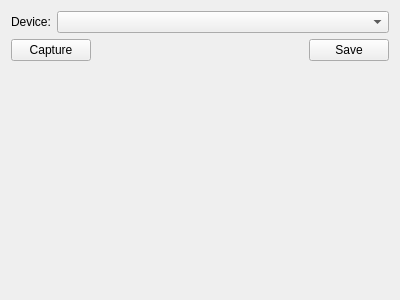
<?xml version="1.0" encoding="UTF-8"?>
<ui version="4.0">
 <class>CameraPanel</class>
 <widget class="QWidget" name="CameraPanel">
  <property name="geometry">
   <rect>
    <x>0</x>
    <y>0</y>
    <width>400</width>
    <height>300</height>
   </rect>
  </property>
  <property name="sizePolicy">
   <sizepolicy hsizetype="Preferred" vsizetype="Preferred">
    <horstretch>0</horstretch>
    <verstretch>0</verstretch>
   </sizepolicy>
  </property>
  <property name="windowTitle">
   <string>Camera panel</string>
  </property>
  <layout class="QVBoxLayout" name="verticalLayout">
   <item>
    <layout class="QFormLayout" name="formLayout">
     <property name="fieldGrowthPolicy">
      <enum>QFormLayout::AllNonFixedFieldsGrow</enum>
     </property>
     <item row="0" column="0">
      <widget class="QLabel" name="deviceLabel">
       <property name="text">
        <string>Device:</string>
       </property>
      </widget>
     </item>
     <item row="0" column="1">
      <widget class="QComboBox" name="deviceValue">
       <property name="sizePolicy">
        <sizepolicy hsizetype="Ignored" vsizetype="Fixed">
         <horstretch>0</horstretch>
         <verstretch>0</verstretch>
        </sizepolicy>
       </property>
      </widget>
     </item>
    </layout>
   </item>
   <item>
    <layout class="QGridLayout" name="gridLayout">
     <item row="0" column="1">
      <spacer name="horizontalSpacer">
       <property name="orientation">
        <enum>Qt::Horizontal</enum>
       </property>
       <property name="sizeHint" stdset="0">
        <size>
         <width>40</width>
         <height>20</height>
        </size>
       </property>
      </spacer>
     </item>
     <item row="0" column="2">
      <widget class="QPushButton" name="saveButton">
       <property name="text">
        <string>Save</string>
       </property>
      </widget>
     </item>
     <item row="0" column="0">
      <widget class="QPushButton" name="captureButton">
       <property name="text">
        <string>Capture</string>
       </property>
      </widget>
     </item>
    </layout>
   </item>
   <item>
    <spacer name="verticalSpacer">
     <property name="orientation">
      <enum>Qt::Vertical</enum>
     </property>
     <property name="sizeHint" stdset="0">
      <size>
       <width>20</width>
       <height>40</height>
      </size>
     </property>
    </spacer>
   </item>
  </layout>
 </widget>
 <resources/>
 <connections/>
</ui>
